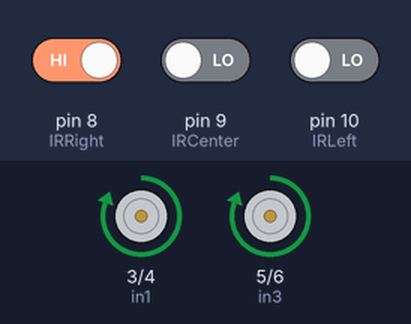
The sketch below on a simulated Arduino Uno, built with avr-gcc and run on an emulated ATmega328P. Shown: motor-driver pin pairs drawn as motors (green arrow = first pin HIGH = forward, orange = second pin HIGH = backward, longer = more drive). Inputs (shaded band) come from the test bench; at power-on: pin 8 (IRRight) HIGH, pin 9 (IRCenter) LOW, pin 10 (IRLeft) LOW.

Above: at 1.2 s.
1.3 s: pin 8 (IRRight) driven LOW
At 2.1 s:
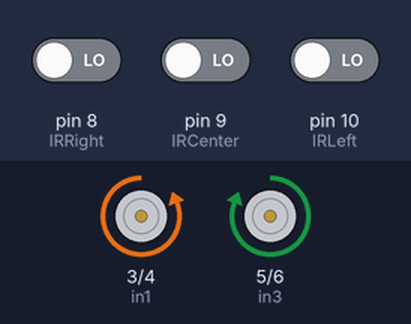
4.3 s: pin 9 (IRCenter) driven HIGH
At 4.8 s:
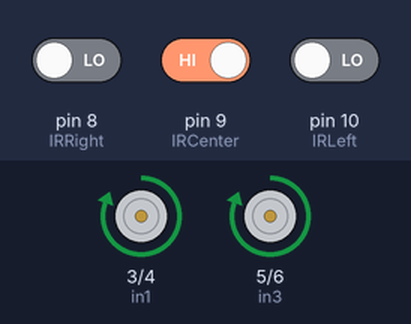
5.8 s: pin 10 (IRLeft) driven HIGH
At 6.2 s:
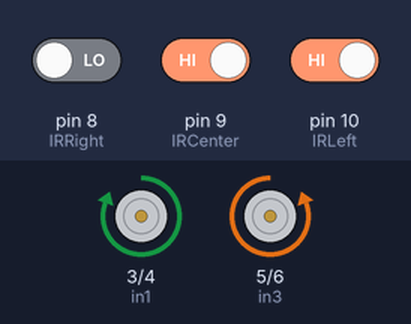
8.8 s: pin 10 (IRLeft) driven LOW
At 9.4 s:
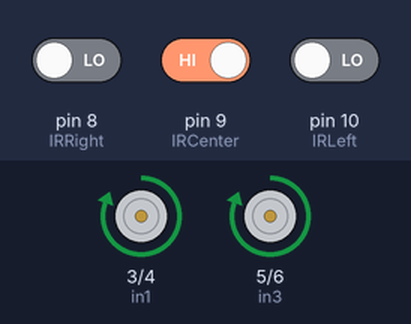
10.3 s: pin 9 (IRCenter) driven LOW
At 10.6 s:
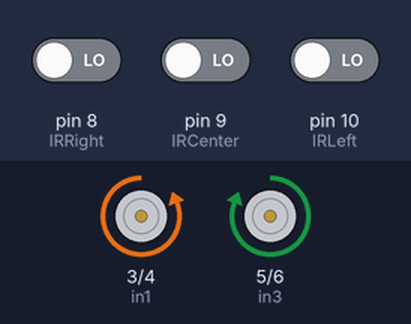
Timing chart, 0 to 13.3 s (numbered marks = the images above; inputs shaded):
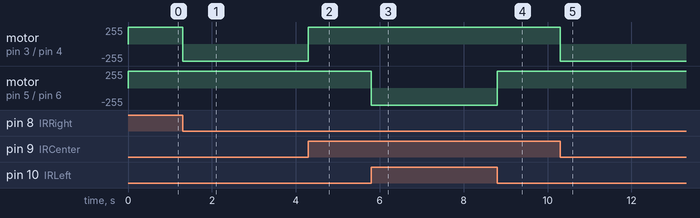

Measured:
- after the input at 1.3 s, motor on pin 3 (in1) / pin 4 (in2): forward 255/255 → backward 255/255 at once
- after the input at 4.3 s, motor on pin 3 (in1) / pin 4 (in2): backward 255/255 → forward 255/255 at once
- after the input at 5.8 s, motor on pin 5 (in3) / pin 6 (in4): forward 255/255 → backward 255/255 at once
- after the input at 8.8 s, motor on pin 5 (in3) / pin 6 (in4): backward 255/255 → forward 255/255 at once
- after the input at 10.3 s, motor on pin 3 (in1) / pin 4 (in2): forward 255/255 → backward 255/255 at once

The sketch:

AhmedSapry_Harry.ino
```cpp
// the 3 IR sensors

const int IRRight = 8 ;
const int IRCenter = 9 ;
const int IRLeft= 10;
int IR1 ;
int IR2 ;
int IR3 ;
int Lflag = 1 ;
int Rflag = 1 ;
int Lcounter = 0 ;
int Rcounter = 0 ;

// pins of the DC motors
const int in1 = 3 ;
const int in2 = 4 ;
const int in3 = 5;
const int in4 = 6 ;


void setup() {
  //sensors are Input
  pinMode(IRRight,INPUT);
  pinMode(IRCenter,INPUT);
  pinMode(IRLeft,INPUT);
  // signal for motors are output
  pinMode(in1,OUTPUT);
  pinMode(in2,OUTPUT);
  pinMode(in3,OUTPUT);
  pinMode(in4,OUTPUT);


}

void loop() {
// taking the read from the sensors
IR1 = digitalRead(IRRight);
IR2 = digitalRead(IRCenter);
IR3 = digitalRead(IRLeft);

// IR == 1 means that it show black
// and 0 means white

if((IR1 == 0)&&(IR2==1)&&(IR3==0))
{
  forward();

} else
{
  if((IR1 == 0)&&(IR2==1)&&(IR3==1)) {

   if(Lcounter<0){
    forward();
  }else{
  rotate90left();
  Lcounter ++;
    }
  }

  if((IR1 == 1)&&(IR2==0)&&(IR3==0))

  {
     if(Lcounter>=0){
       forward();
     }else{
        rotate90Right();
        Lcounter--;
     }
    }

   if((IR1 == 0)&&(IR2==0)&&(IR3==0))

  {
  // rotation 180 degree to return to the line again
  rotate90Right();
  rotate90Right();

  } if((IR1 == 1)&&(IR2==1)&&(IR3==1))

  {
   if(Lcounter>=0)
    {
     rotate90left();
     Lcounter = 0 ;
     }
     if(Lcounter<0)
    {
     rotate90Right();
     Lcounter = 0 ;
     }


}
// which is the 3 IR read black
//else{

//stOp();

// }


 }

}

void forward()
{

  digitalWrite(in1,HIGH);
  digitalWrite(in2,LOW);
  digitalWrite(in3,HIGH);
  digitalWrite(in4,LOW);

}
void backward()
{

  digitalWrite(in1,LOW);
  digitalWrite(in2,HIGH);
  digitalWrite(in3,LOW);
  digitalWrite(in4,HIGH);

}
void rotate90Right()
{
  digitalWrite(in1,LOW);
  digitalWrite(in2,HIGH);
  digitalWrite(in3,HIGH);
  digitalWrite(in4,LOW);
  delay(500);
  digitalWrite(in1,LOW);
  digitalWrite(in2,LOW);
  digitalWrite(in3,LOW);
  digitalWrite(in4,LOW);

}
void rotate90left()
{
  digitalWrite(in1,HIGH);
  digitalWrite(in2,LOW);
  digitalWrite(in3,LOW);
  digitalWrite(in4,HIGH);
  delay(500);
  digitalWrite(in1,LOW);
  digitalWrite(in2,LOW);
  digitalWrite(in3,LOW);
  digitalWrite(in4,LOW);
}

void stOp()
{
  digitalWrite(in1,LOW);
  digitalWrite(in2,LOW);
  digitalWrite(in3,LOW);
  digitalWrite(in4,LOW);
}
```
